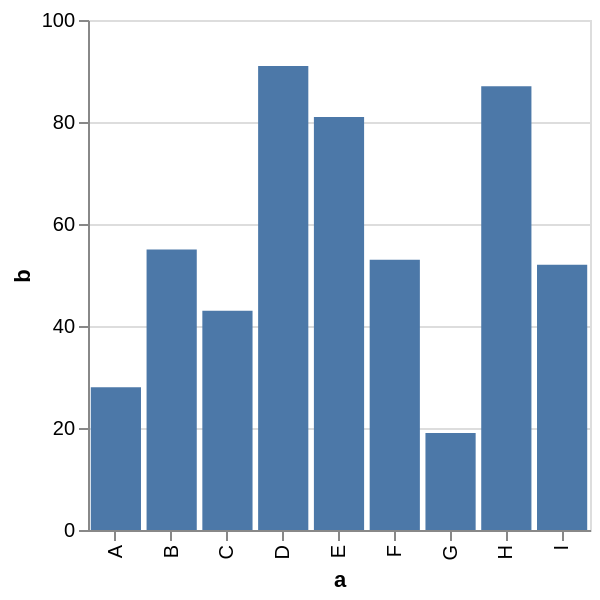

Specify this chart in Vega-Lite:
### Vega-Lite specification from a JSON file in a GitHub repository (floating-point values rounded to 4 significant figures)
{"$schema": "https://vega.github.io/schema/vega-lite/v2.json", "description": "A simple bar chart with embedded data that fits exactly into 300px width.", "width": 300, "autosize": {"type": "fit", "contains": "padding"}, "data": {"values": [{"a": "A", "b": 28}, {"a": "B", "b": 55}, {"a": "C", "b": 43}, {"a": "D", "b": 91}, {"a": "E", "b": 81}, {"a": "F", "b": 53}, {"a": "G", "b": 19}, {"a": "H", "b": 87}, {"a": "I", "b": 52}]}, "mark": "bar", "encoding": {"x": {"field": "a", "type": "ordinal"}, "y": {"field": "b", "type": "quantitative"}}}
